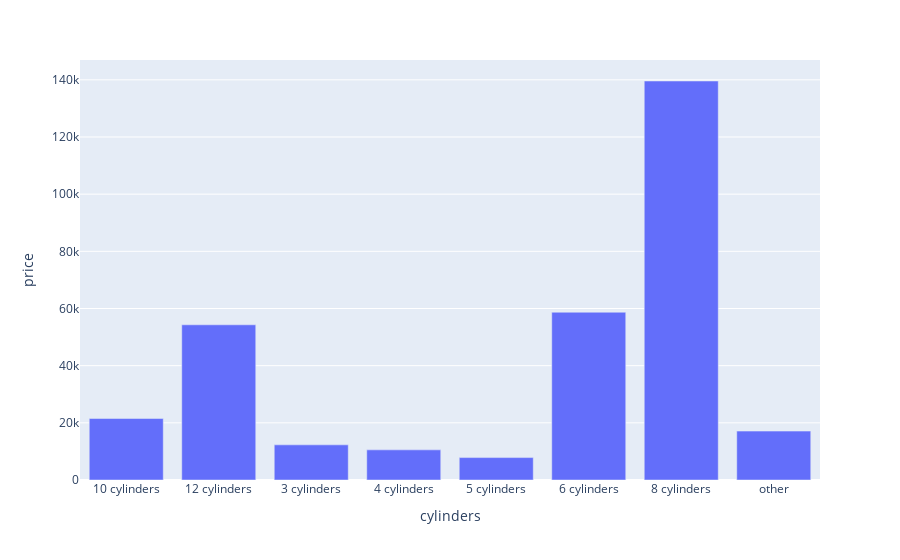

The code cell stored with this chart in its notebook:
### Code cell
fig = px.bar(vals, x='cylinders', y='price')
fig.show()

### Figure 1 — Plotly figure (JSON) as saved in the notebook; plotly's stock layout.template omitted (floating-point values rounded to 4 significant figures)
{"data": [{"alignmentgroup": "True", "hovertemplate": "cylinders=%{x}<br>price=%{y}<extra></extra>", "legendgroup": "", "marker": {"color": "#636efa", "pattern": {"shape": ""}}, "name": "", "offsetgroup": "", "orientation": "v", "showlegend": false, "textposition": "auto", "type": "bar", "x": ["10 cylinders", "12 cylinders", "3 cylinders", "4 cylinders", "5 cylinders", "6 cylinders", "8 cylinders", "other"], "xaxis": "x", "y": [21510.0, 54300.0, 12300.0, 10550.0, 7843.0, 58700.0, 139600.0, 17110.0], "yaxis": "y"}], "layout": {"autosize": true, "barmode": "relative", "legend": {"tracegroupgap": 0}, "margin": {"t": 60}, "xaxis": {"anchor": "y", "autorange": true, "domain": [0, 1], "range": [-0.5, 7.5], "title": {"text": "cylinders"}, "type": "category"}, "yaxis": {"anchor": "x", "autorange": true, "domain": [0, 1], "range": [0, 146900.0], "title": {"text": "price"}, "type": "linear"}}}
